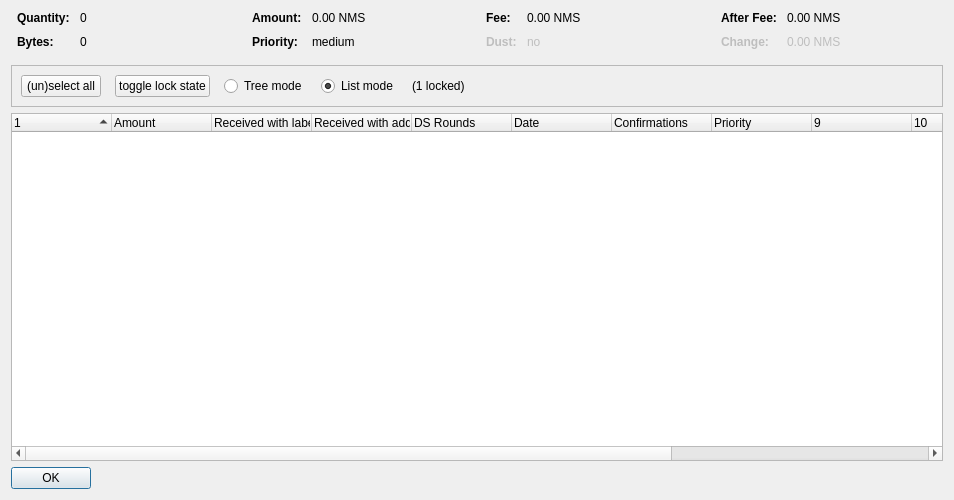
<?xml version="1.0" encoding="UTF-8"?>
<ui version="4.0">
 <class>CoinControlDialog</class>
 <widget class="QDialog" name="CoinControlDialog">
  <property name="geometry">
   <rect>
    <x>0</x>
    <y>0</y>
    <width>954</width>
    <height>500</height>
   </rect>
  </property>
  <property name="windowTitle">
   <string>Coin Selection</string>
  </property>
  <layout class="QVBoxLayout" name="verticalLayout">
   <item>
    <layout class="QHBoxLayout" name="horizontalLayoutTop" stretch="0,0,0,0">
     <property name="topMargin">
      <number>0</number>
     </property>
     <property name="bottomMargin">
      <number>10</number>
     </property>
     <item>
      <layout class="QFormLayout" name="formLayoutCoinControl1">
       <property name="horizontalSpacing">
        <number>10</number>
       </property>
       <property name="verticalSpacing">
        <number>10</number>
       </property>
       <property name="leftMargin">
        <number>6</number>
       </property>
       <property name="rightMargin">
        <number>6</number>
       </property>
       <item row="0" column="0">
        <widget class="QLabel" name="labelCoinControlQuantityText">
         <property name="font">
          <font>
           <weight>75</weight>
           <bold>true</bold>
          </font>
         </property>
         <property name="text">
          <string>Quantity:</string>
         </property>
        </widget>
       </item>
       <item row="0" column="1">
        <widget class="QLabel" name="labelCoinControlQuantity">
         <property name="cursor">
          <cursorShape>IBeamCursor</cursorShape>
         </property>
         <property name="contextMenuPolicy">
          <enum>Qt::ActionsContextMenu</enum>
         </property>
         <property name="text">
          <string notr="true">0</string>
         </property>
         <property name="textInteractionFlags">
          <set>Qt::LinksAccessibleByMouse|Qt::TextSelectableByKeyboard|Qt::TextSelectableByMouse</set>
         </property>
        </widget>
       </item>
       <item row="1" column="0">
        <widget class="QLabel" name="labelCoinControlBytesText">
         <property name="font">
          <font>
           <weight>75</weight>
           <bold>true</bold>
          </font>
         </property>
         <property name="text">
          <string>Bytes:</string>
         </property>
        </widget>
       </item>
       <item row="1" column="1">
        <widget class="QLabel" name="labelCoinControlBytes">
         <property name="cursor">
          <cursorShape>IBeamCursor</cursorShape>
         </property>
         <property name="contextMenuPolicy">
          <enum>Qt::ActionsContextMenu</enum>
         </property>
         <property name="text">
          <string notr="true">0</string>
         </property>
         <property name="textInteractionFlags">
          <set>Qt::LinksAccessibleByMouse|Qt::TextSelectableByKeyboard|Qt::TextSelectableByMouse</set>
         </property>
        </widget>
       </item>
      </layout>
     </item>
     <item>
      <layout class="QFormLayout" name="formLayoutCoinControl2">
       <property name="horizontalSpacing">
        <number>10</number>
       </property>
       <property name="verticalSpacing">
        <number>10</number>
       </property>
       <property name="leftMargin">
        <number>6</number>
       </property>
       <property name="rightMargin">
        <number>6</number>
       </property>
       <item row="0" column="0">
        <widget class="QLabel" name="labelCoinControlAmountText">
         <property name="font">
          <font>
           <weight>75</weight>
           <bold>true</bold>
          </font>
         </property>
         <property name="text">
          <string>Amount:</string>
         </property>
        </widget>
       </item>
       <item row="0" column="1">
        <widget class="QLabel" name="labelCoinControlAmount">
         <property name="cursor">
          <cursorShape>IBeamCursor</cursorShape>
         </property>
         <property name="contextMenuPolicy">
          <enum>Qt::ActionsContextMenu</enum>
         </property>
         <property name="text">
          <string notr="true">0.00 NMS</string>
         </property>
         <property name="textInteractionFlags">
          <set>Qt::LinksAccessibleByMouse|Qt::TextSelectableByKeyboard|Qt::TextSelectableByMouse</set>
         </property>
        </widget>
       </item>
       <item row="1" column="0">
        <widget class="QLabel" name="labelCoinControlPriorityText">
         <property name="font">
          <font>
           <weight>75</weight>
           <bold>true</bold>
          </font>
         </property>
         <property name="text">
          <string>Priority:</string>
         </property>
        </widget>
       </item>
       <item row="1" column="1">
        <widget class="QLabel" name="labelCoinControlPriority">
         <property name="cursor">
          <cursorShape>IBeamCursor</cursorShape>
         </property>
         <property name="contextMenuPolicy">
          <enum>Qt::ActionsContextMenu</enum>
         </property>
         <property name="text">
          <string>medium</string>
         </property>
         <property name="textInteractionFlags">
          <set>Qt::LinksAccessibleByMouse|Qt::TextSelectableByKeyboard|Qt::TextSelectableByMouse</set>
         </property>
        </widget>
       </item>
      </layout>
     </item>
     <item>
      <layout class="QFormLayout" name="formLayoutCoinControl3">
       <property name="horizontalSpacing">
        <number>10</number>
       </property>
       <property name="verticalSpacing">
        <number>10</number>
       </property>
       <property name="leftMargin">
        <number>6</number>
       </property>
       <property name="rightMargin">
        <number>6</number>
       </property>
       <item row="0" column="0">
        <widget class="QLabel" name="labelCoinControlFeeText">
         <property name="font">
          <font>
           <weight>75</weight>
           <bold>true</bold>
          </font>
         </property>
         <property name="text">
          <string>Fee:</string>
         </property>
        </widget>
       </item>
       <item row="0" column="1">
        <widget class="QLabel" name="labelCoinControlFee">
         <property name="cursor">
          <cursorShape>IBeamCursor</cursorShape>
         </property>
         <property name="contextMenuPolicy">
          <enum>Qt::ActionsContextMenu</enum>
         </property>
         <property name="text">
          <string notr="true">0.00 NMS</string>
         </property>
         <property name="textInteractionFlags">
          <set>Qt::LinksAccessibleByMouse|Qt::TextSelectableByKeyboard|Qt::TextSelectableByMouse</set>
         </property>
        </widget>
       </item>
       <item row="1" column="0">
        <widget class="QLabel" name="labelCoinControlLowOutputText">
         <property name="enabled">
          <bool>false</bool>
         </property>
         <property name="font">
          <font>
           <weight>75</weight>
           <bold>true</bold>
          </font>
         </property>
         <property name="text">
          <string>Dust:</string>
         </property>
        </widget>
       </item>
       <item row="1" column="1">
        <widget class="QLabel" name="labelCoinControlLowOutput">
         <property name="enabled">
          <bool>false</bool>
         </property>
         <property name="cursor">
          <cursorShape>IBeamCursor</cursorShape>
         </property>
         <property name="contextMenuPolicy">
          <enum>Qt::ActionsContextMenu</enum>
         </property>
         <property name="text">
          <string>no</string>
         </property>
         <property name="textInteractionFlags">
          <set>Qt::LinksAccessibleByMouse|Qt::TextSelectableByKeyboard|Qt::TextSelectableByMouse</set>
         </property>
        </widget>
       </item>
      </layout>
     </item>
     <item>
      <layout class="QFormLayout" name="formLayoutCoinControl4">
       <property name="horizontalSpacing">
        <number>10</number>
       </property>
       <property name="verticalSpacing">
        <number>10</number>
       </property>
       <property name="leftMargin">
        <number>6</number>
       </property>
       <property name="rightMargin">
        <number>6</number>
       </property>
       <item row="0" column="0">
        <widget class="QLabel" name="labelCoinControlAfterFeeText">
         <property name="font">
          <font>
           <weight>75</weight>
           <bold>true</bold>
          </font>
         </property>
         <property name="text">
          <string>After Fee:</string>
         </property>
        </widget>
       </item>
       <item row="0" column="1">
        <widget class="QLabel" name="labelCoinControlAfterFee">
         <property name="cursor">
          <cursorShape>IBeamCursor</cursorShape>
         </property>
         <property name="contextMenuPolicy">
          <enum>Qt::ActionsContextMenu</enum>
         </property>
         <property name="text">
          <string notr="true">0.00 NMS</string>
         </property>
         <property name="textInteractionFlags">
          <set>Qt::LinksAccessibleByMouse|Qt::TextSelectableByKeyboard|Qt::TextSelectableByMouse</set>
         </property>
        </widget>
       </item>
       <item row="1" column="0">
        <widget class="QLabel" name="labelCoinControlChangeText">
         <property name="enabled">
          <bool>false</bool>
         </property>
         <property name="font">
          <font>
           <weight>75</weight>
           <bold>true</bold>
          </font>
         </property>
         <property name="text">
          <string>Change:</string>
         </property>
        </widget>
       </item>
       <item row="1" column="1">
        <widget class="QLabel" name="labelCoinControlChange">
         <property name="enabled">
          <bool>false</bool>
         </property>
         <property name="cursor">
          <cursorShape>IBeamCursor</cursorShape>
         </property>
         <property name="contextMenuPolicy">
          <enum>Qt::ActionsContextMenu</enum>
         </property>
         <property name="text">
          <string notr="true">0.00 NMS</string>
         </property>
         <property name="textInteractionFlags">
          <set>Qt::LinksAccessibleByMouse|Qt::TextSelectableByKeyboard|Qt::TextSelectableByMouse</set>
         </property>
        </widget>
       </item>
      </layout>
     </item>
    </layout>
   </item>
   <item>
    <widget class="QFrame" name="frame">
     <property name="minimumSize">
      <size>
       <width>0</width>
       <height>40</height>
      </size>
     </property>
     <property name="frameShape">
      <enum>QFrame::StyledPanel</enum>
     </property>
     <property name="frameShadow">
      <enum>QFrame::Sunken</enum>
     </property>
     <layout class="QHBoxLayout" name="horizontalLayout">
      <item>
       <layout class="QHBoxLayout" name="horizontalLayoutPanel" stretch="0,0,0,0,0,0">
        <property name="spacing">
         <number>14</number>
        </property>
        <item>
         <widget class="QPushButton" name="pushButtonSelectAll">
          <property name="sizePolicy">
           <sizepolicy hsizetype="Maximum" vsizetype="Fixed">
            <horstretch>0</horstretch>
            <verstretch>0</verstretch>
           </sizepolicy>
          </property>
          <property name="text">
           <string>(un)select all</string>
          </property>
          <property name="autoDefault">
           <bool>false</bool>
          </property>
         </widget>
        </item>
        <item>
         <widget class="QPushButton" name="pushButtonToggleLock">
          <property name="sizePolicy">
           <sizepolicy hsizetype="Maximum" vsizetype="Fixed">
            <horstretch>0</horstretch>
            <verstretch>0</verstretch>
           </sizepolicy>
          </property>
          <property name="text">
           <string>toggle lock state</string>
          </property>
          <property name="autoDefault">
           <bool>false</bool>
          </property>
         </widget>
        </item>
        <item>
         <widget class="QRadioButton" name="radioTreeMode">
          <property name="sizePolicy">
           <sizepolicy hsizetype="Maximum" vsizetype="Fixed">
            <horstretch>0</horstretch>
            <verstretch>0</verstretch>
           </sizepolicy>
          </property>
          <property name="text">
           <string>Tree mode</string>
          </property>
         </widget>
        </item>
        <item>
         <widget class="QRadioButton" name="radioListMode">
          <property name="sizePolicy">
           <sizepolicy hsizetype="Maximum" vsizetype="Fixed">
            <horstretch>0</horstretch>
            <verstretch>0</verstretch>
           </sizepolicy>
          </property>
          <property name="text">
           <string>List mode</string>
          </property>
          <property name="checked">
           <bool>true</bool>
          </property>
         </widget>
        </item>
        <item>
         <widget class="QLabel" name="labelLocked">
          <property name="text">
           <string>(1 locked)</string>
          </property>
         </widget>
        </item>
        <item>
         <spacer name="horizontalSpacer">
          <property name="orientation">
           <enum>Qt::Horizontal</enum>
          </property>
          <property name="sizeHint" stdset="0">
           <size>
            <width>40</width>
            <height>20</height>
           </size>
          </property>
         </spacer>
        </item>
       </layout>
      </item>
     </layout>
    </widget>
   </item>
   <item>
    <widget class="CoinControlTreeWidget" name="treeWidget">
     <property name="contextMenuPolicy">
      <enum>Qt::CustomContextMenu</enum>
     </property>
     <property name="sortingEnabled">
      <bool>false</bool>
     </property>
     <property name="columnCount">
      <number>13</number>
     </property>
     <attribute name="headerShowSortIndicator" stdset="0">
      <bool>true</bool>
     </attribute>
     <attribute name="headerStretchLastSection">
      <bool>false</bool>
     </attribute>
     <column>
      <property name="text">
       <string/>
      </property>
     </column>
     <column>
      <property name="text">
       <string>Amount</string>
      </property>
     </column>
     <column>
      <property name="text">
       <string>Received with label</string>
      </property>
     </column>
     <column>
      <property name="text">
       <string>Received with address</string>
      </property>
     </column>
     <column>
      <property name="text">
       <string>DS Rounds</string>
      </property>
     </column>
     <column>
      <property name="text">
       <string>Date</string>
      </property>
     </column>
     <column>
      <property name="text">
       <string>Confirmations</string>
      </property>
      <property name="toolTip">
       <string>Confirmed</string>
      </property>
     </column>
     <column>
      <property name="text">
       <string>Priority</string>
      </property>
     </column>
     <column>
      <property name="text">
       <string/>
      </property>
     </column>
     <column>
      <property name="text">
       <string/>
      </property>
     </column>
     <column>
      <property name="text">
       <string/>
      </property>
     </column>
     <column>
      <property name="text">
       <string/>
      </property>
     </column>
     <column>
      <property name="text">
       <string/>
      </property>
     </column>
    </widget>
   </item>
   <item>
    <widget class="QDialogButtonBox" name="buttonBox">
     <property name="sizePolicy">
      <sizepolicy hsizetype="Maximum" vsizetype="Fixed">
       <horstretch>0</horstretch>
       <verstretch>0</verstretch>
      </sizepolicy>
     </property>
     <property name="orientation">
      <enum>Qt::Horizontal</enum>
     </property>
     <property name="standardButtons">
      <set>QDialogButtonBox::Ok</set>
     </property>
    </widget>
   </item>
  </layout>
 </widget>
 <customwidgets>
  <customwidget>
   <class>CoinControlTreeWidget</class>
   <extends>QTreeWidget</extends>
   <header>coincontroltreewidget.h</header>
  </customwidget>
 </customwidgets>
 <resources/>
 <connections/>
</ui>
